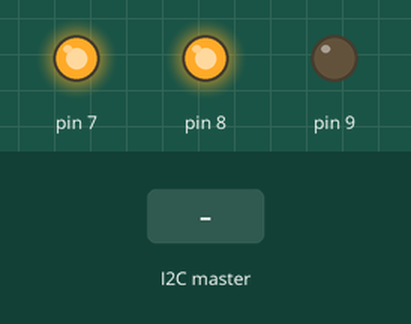
The sketch below on a simulated Arduino Uno, built with avr-gcc and run on an emulated ATmega328P. Shown: output pins drawn as LEDs (lit = HIGH). Inputs (shaded band) come from the test bench. What the sketch prints to the serial monitor is not drawn.

Above: at 1.2 s.
1.3 s: the I2C master sends "s"
At 2.5 s:
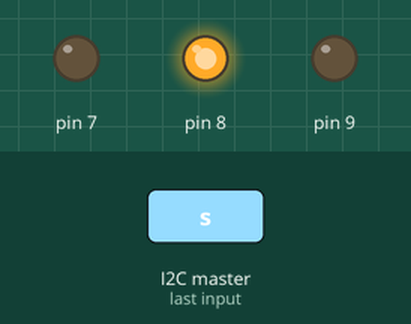
2.8 s: the I2C master sends "a"
At 3.9 s:
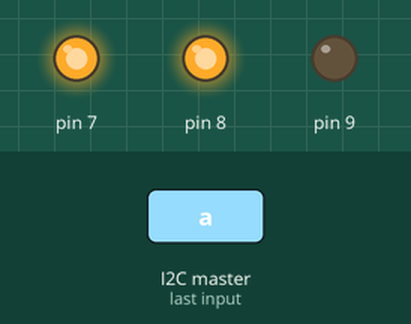
Timing chart, 0 to 5.8 s (numbered marks = the images above; inputs shaded):
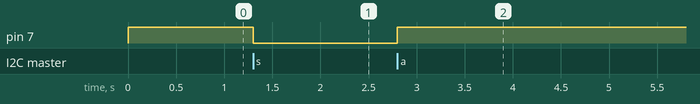

The sketch:

motor_kode.ino
```cpp
#include <Wire.h>
#include "MotorController.h"

MotorController motor(9, 8, 7); // stepPin = 9, dirPin = 8, enablePin = 7

void onReceive(int numBytes) {
  while (Wire.available()) {
    char cmd = Wire.read();

    if (cmd >= '1' && cmd <= '3') {
      motor.setMode(cmd - '0');
    } else if (cmd == 's') {
      motor.requestStart();
    } else if (cmd == 'a') {
      motor.abort();
    }
  }
}

void setup() {
  Serial.begin(115200);
  motor.begin();
  Wire.begin(0x30); // I2C adresse til RPi
  Wire.onReceive(onReceive);
}

void loop() {
  motor.update();
}
```

MotorController.cpp
```cpp
#include "MotorController.h"

MotorController::MotorController(int stepPin, int dirPin, int enablePin)
    : _stepPin(stepPin), _dirPin(dirPin), _enablePin(enablePin),
      _mode(1), _isRunning(false), _startPending(false),
      _stepsDone(0), _lastStepTime(0), _startRequestTime(0),
      _stepDelay(3000)
{}

void MotorController::begin() {
    pinMode(_stepPin, OUTPUT);
    pinMode(_dirPin, OUTPUT);
    pinMode(_enablePin, OUTPUT);
    digitalWrite(_dirPin, HIGH);
    digitalWrite(_stepPin, LOW);
    digitalWrite(_enablePin, HIGH); // Deaktiver driver (HIGH = slukket)
    Serial.println("MotorController klar – venter på I2C input.");
}

void MotorController::setMode(int mode) {
    if (mode >= 1 && mode <= 3) {
        _mode = mode;
        Serial.print("Mode sat til: ");
        Serial.println(_mode);
    } else {
        Serial.println("Ugyldigt mode ignoreret.");
    }
}

void MotorController::requestStart() {
    if (_isRunning || _startPending) {
        Serial.println("Motor kører allerede – ignorerer start.");
        return;
    }
    _startPending = true;
    _startRequestTime = millis();
    _stepsDone = 0;
    digitalWrite(_enablePin, LOW); // Aktiver driver
    Serial.println("Start anmodning modtaget – venter 5 sekunder...");
}

void MotorController::abort() {
    if (_isRunning || _startPending) {
        _isRunning = false;
        _startPending = false;
        _stepsDone = 0;
        digitalWrite(_stepPin, LOW);
        digitalWrite(_enablePin, HIGH); // Sluk driver
        Serial.println("Motor afbrudt af bruger.");
    }
}

void MotorController::update() {
    if (_startPending && millis() - _startRequestTime >= 5000) {
        _startPending = false;
        _isRunning = true;
        _stepsDone = 0;
        Serial.print("Starter motor i mode ");
        Serial.print(_mode);
        Serial.print(" (");
        Serial.print(_modeSteps[_mode - 1]);
        Serial.println(" steps)");
    }

    if (_isRunning) {
        unsigned long now = micros();
        if (now - _lastStepTime >= _stepDelay) {
            _lastStepTime = now;

            digitalWrite(_stepPin, HIGH);
            delayMicroseconds(10000);
            digitalWrite(_stepPin, LOW);

            _stepsDone++;

            Serial.print("Step ");
            Serial.print(_stepsDone);
            Serial.print(" / ");
            Serial.println(_modeSteps[_mode - 1]);

            if (_stepsDone >= _modeSteps[_mode - 1]) {
                _isRunning = false;
                digitalWrite(_enablePin, HIGH); // Sluk driver
                Serial.println("Motor færdig.");
            }
        }
    }
}
```

MotorController.h
```cpp
#ifndef MOTOR_CONTROLLER_H
#define MOTOR_CONTROLLER_H

#include <Arduino.h>

class MotorController {
public:
    MotorController(int stepPin, int dirPin, int enablePin);
    void begin();
    void setMode(int mode);
    void requestStart();
    void abort();
    void update();

private:
    int _stepPin, _dirPin, _enablePin;
    int _mode;
    bool _isRunning;
    bool _startPending;
    unsigned long _stepsDone;
    unsigned long _lastStepTime;
    unsigned long _startRequestTime;
    unsigned long _stepDelay;

    const int _modeSteps[3] = {0, 400, 556}; // 1 = 0 steps, 2 = lille, 3 = stor
};

#endif
```

Measured:
- after the input at 1.3 s, pin 7: HIGH → LOW at once
- after the input at 2.8 s, pin 7: LOW → HIGH after 0.00 s instead of 3.5 s; pin 9: stays LOW (without the input it goes to HIGH after 3.5 s)
